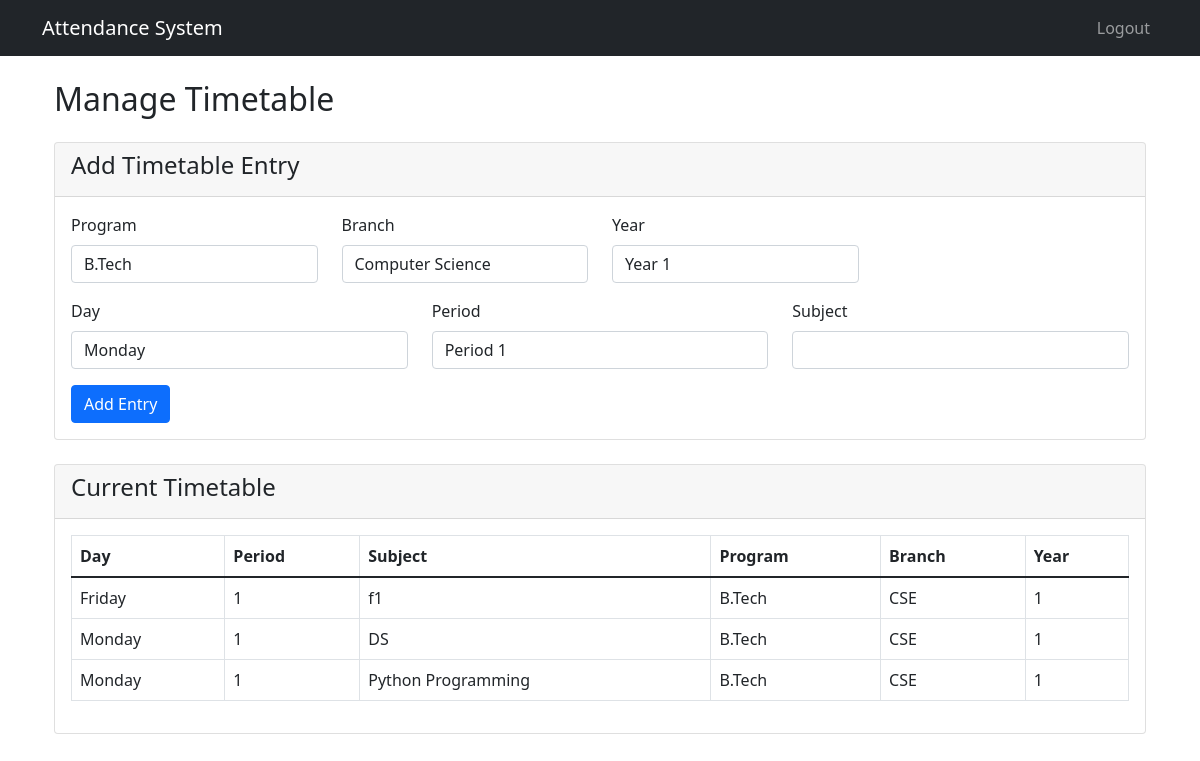
The page /faculty/timetable/ (signed in) on the database its author committed.
### core/models.py (models this page shows)
class TimeTable(models.Model):
    program = models.CharField(max_length=50, choices=CommonChoices.PROGRAM_CHOICES)
    branch = models.CharField(max_length=50, choices=CommonChoices.BRANCH_CHOICES)
    year = models.IntegerField(choices=CommonChoices.YEAR_CHOICES)
    day = models.CharField(max_length=10, choices=CommonChoices.DAY_CHOICES)
    period = models.IntegerField(validators=[MinValueValidator(1), MaxValueValidator(8)])
    subject = models.CharField(max_length=100)
    faculty = models.ForeignKey(Faculty, on_delete=models.CASCADE)

### core/views.py (the view)
# urls.py: path('faculty/timetable/', views.manage_timetable, name='manage_timetable'),
@login_required
def manage_timetable(request):
    if not (request.user.is_superuser or request.user.user_type == 'faculty'):
        messages.error(request, 'Access denied.')
        return redirect('home')
    if request.user.is_superuser:
        timetable = TimeTable.objects.all().order_by('day', 'period')
    else:
        faculty = request.user.faculty
        timetable = TimeTable.objects.filter(faculty=faculty).order_by('day', 'period')
    if request.method == 'POST':
        form = TimeTableForm(request.POST)
        if form.is_valid():
            timetable_entry = form.save(commit=False)
            if not request.user.is_superuser:
                timetable_entry.faculty = request.user.faculty
            timetable_entry.save()
            messages.success(request, 'Timetable entry added successfully.')
            return redirect('manage_timetable')
    else:
        form = TimeTableForm()
    context = {
        'timetable': timetable,
        'form': form,
        'is_admin': request.user.is_superuser
    }
    return render(request, 'admin/timetable.html', context)

### core/auth.py (called while the page is built)
    def get_user(self, user_id):
        UserModel = get_user_model()
        try:
            return UserModel.objects.get(pk=user_id)
        except UserModel.DoesNotExist:
            return None
            return None

### templates/admin/timetable.html (shortened to what this page needs)
{% extends 'base.html' %}
{% block content %}
<div class="container">
    <h2>Manage Timetable</h2>
    <div class="card mt-4">
        <div class="card-header">
            <h4>Add Timetable Entry</h4>
        </div>
        <div class="card-body">
            <form method="post">
                <div class="row">
                    <div class="col-md-3 mb-3">
                        <label for="{{ form.program.id_for_label }}" class="form-label">Program</label>
                        {{ form.program }}
                    </div>
                    <div class="col-md-3 mb-3">
                        <label for="{{ form.branch.id_for_label }}" class="form-label">Branch</label>
                        {{ form.branch }}
                    </div>
                    <div class="col-md-3 mb-3">
                        <label for="{{ form.year.id_for_label }}" class="form-label">Year</label>
                        {{ form.year }}
                    </div>
                </div>
                <div class="row">
                    <div class="col-md-4 mb-3">
                        <label for="{{ form.day.id_for_label }}" class="form-label">Day</label>
                        {{ form.day }}
                    </div>
                    <div class="col-md-4 mb-3">
                        <label for="{{ form.period.id_for_label }}" class="form-label">Period</label>
                        {{ form.period }}
                    </div>
                    <div class="col-md-4 mb-3">
                        <label for="{{ form.subject.id_for_label }}" class="form-label">Subject</label>
                        {{ form.subject }}
                    </div>
                </div>
                <button type="submit" class="btn btn-primary">Add Entry</button>
            </form>
        </div>
    </div>
    <div class="card mt-4">
        <div class="card-header d-flex justify-content-between align-items-center">
            <h4>Current Timetable</h4>
        </div>
        <div class="card-body">
            <div class="table-responsive">
                <table class="table table-bordered">
                    <thead>
                        <tr>
                            <th>Day</th>
                            <th>Period</th>
                            <th>Subject</th>
                            <th>Program</th>
                            <th>Branch</th>
                            <th>Year</th>
                        </tr>
                    </thead>
                    <tbody>
                        {% for entry in timetable %}
                        <tr>
                            <td>{{ entry.day }}</td>
                            <td>{{ entry.period }}</td>
                            <td>{{ entry.subject }}</td>
                            <td>{{ entry.program }}</td>
                            <td>{{ entry.branch }}</td>
                            <td>{{ entry.year }}</td>
                        </tr>
                        {% endfor %}
                    </tbody>
                </table>
            </div>
        </div>
    </div>
</div>
{% endblock %}

### rows shown on the page
TimeTable: day "Friday", period "1", subject "f1", program "B.Tech", branch "CSE", year "1"
TimeTable: day "Monday", period "1", subject "DS", program "B.Tech", branch "CSE", year "1"
TimeTable: day "Monday", period "1", subject "Python Programming", program "B.Tech", branch "CSE", year "1"
